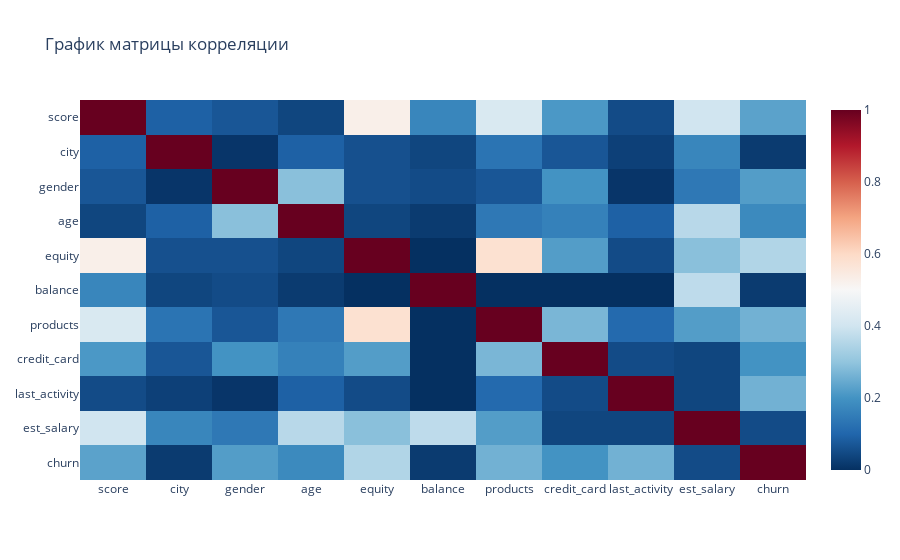

Source (notebook cell):
### Markdown cell above
#### Матрица и график матрицы корреляции по всем признакам дф.

### Code cell
corr_df = round(
    df
    [
        [
            'score', 
            'city', 
            'gender', 
            'age', 
            'equity', 
            'balance', 
            'products', 
            'credit_card', 
            'last_activity', 
            'est_salary', 
            'churn'
        ]
    ]
    .phik_matrix(interval_cols = ['age', 'balance', 'est_salary', 'score'])
    , 2
)

display(corr_df)

fig = px.imshow(corr_df, aspect="auto", color_continuous_scale='RdBu_r', 
                title='График матрицы корреляции')
fig.show()

### Figure 1 — Plotly figure (JSON) as saved in the notebook; plotly's stock layout.template omitted (floating-point values rounded to 4 significant figures)
{"data": [{"coloraxis": "coloraxis", "hovertemplate": "x: %{x}<br>y: %{y}<br>color: %{z}<extra></extra>", "name": "0", "type": "heatmap", "x": ["score", "city", "gender", "age", "equity", "balance", "products", "credit_card", "last_activity", "est_salary", "churn"], "xaxis": "x", "y": ["score", "city", "gender", "age", "equity", "balance", "products", "credit_card", "last_activity", "est_salary", "churn"], "yaxis": "y", "z": [[1, 0.09, 0.07, 0.04, 0.53, 0.17, 0.42, 0.21, 0.05, 0.4, 0.23], [0.09, 1, 0.01, 0.09, 0.06, 0.04, 0.13, 0.07, 0.03, 0.17, 0.02], [0.07, 0.01, 1, 0.29, 0.06, 0.05, 0.07, 0.2, 0.01, 0.14, 0.22], [0.04, 0.09, 0.29, 1, 0.04, 0.02, 0.14, 0.16, 0.09, 0.36, 0.18], [0.53, 0.06, 0.06, 0.04, 1, 0, 0.58, 0.22, 0.05, 0.29, 0.35], [0.17, 0.04, 0.05, 0.02, 0, 1, 0, 0, 0, 0.37, 0.02], [0.42, 0.13, 0.07, 0.14, 0.58, 0, 1, 0.27, 0.11, 0.22, 0.26], [0.21, 0.07, 0.2, 0.16, 0.22, 0, 0.27, 1, 0.05, 0.04, 0.2], [0.05, 0.03, 0.01, 0.09, 0.05, 0, 0.11, 0.05, 1, 0.04, 0.26], [0.4, 0.17, 0.14, 0.36, 0.29, 0.37, 0.22, 0.04, 0.04, 1, 0.05], [0.23, 0.02, 0.22, 0.18, 0.35, 0.02, 0.26, 0.2, 0.26, 0.05, 1]]}], "layout": {"coloraxis": {"colorscale": [[0, "rgb(5,48,97)"], [0.1, "rgb(33,102,172)"], [0.2, "rgb(67,147,195)"], [0.3, "rgb(146,197,222)"], [0.4, "rgb(209,229,240)"], [0.5, "rgb(247,247,247)"], [0.6, "rgb(253,219,199)"], [0.7, "rgb(244,165,130)"], [0.8, "rgb(214,96,77)"], [0.9, "rgb(178,24,43)"], [1, "rgb(103,0,31)"]]}, "title": {"text": "График матрицы корреляции"}, "xaxis": {"anchor": "y", "domain": [0, 1]}, "yaxis": {"anchor": "x", "autorange": "reversed", "domain": [0, 1]}}}
